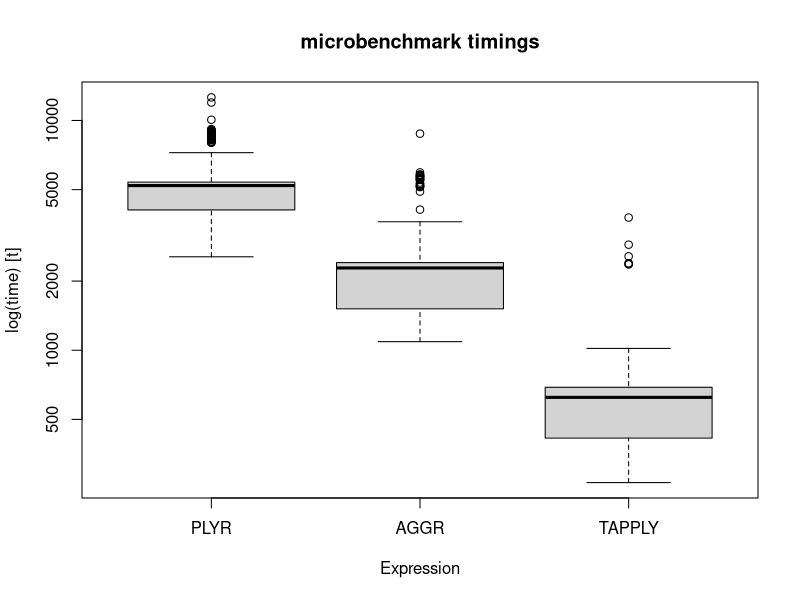
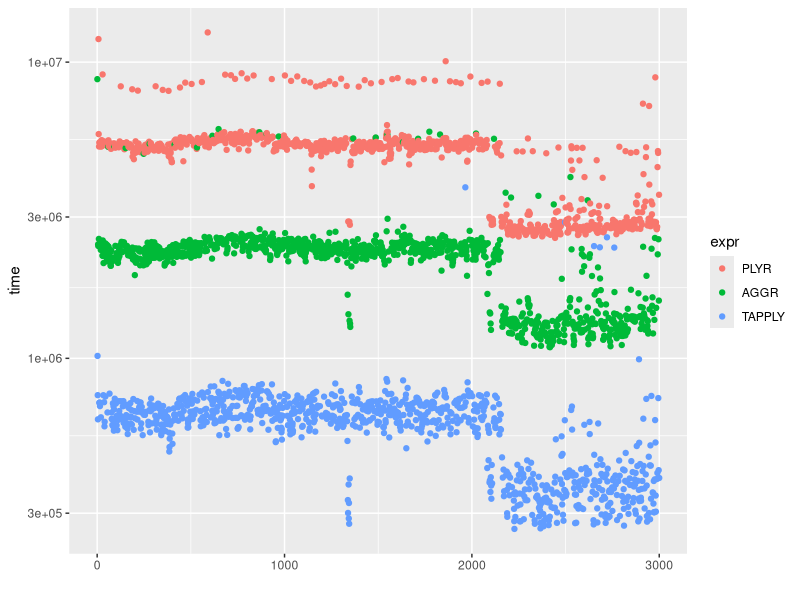

R code for these plots, in order:
# =============================================================================
#
# This script is a sample to illustrate microbenchmarking in R.
# Reference : http://trinkerrstuff.wordpress.com/2012/04/28/microbenchmarking-with/
#
# =============================================================================


library(microbenchmark); library(plyr) 
op <- microbenchmark(
    PLYR=ddply(mtcars, .(cyl, gear), summarise, 
               output = mean(hp)),
    AGGR=aggregate(hp ~ cyl + gear, mtcars, mean),
    TAPPLY = tapply(mtcars$hp, interaction(mtcars$cyl, mtcars$gear), mean),
    times=1000L)

#standard data frame of the output
print(op) 

#boxplot of output
boxplot(op) 

#nice log plot of the output
library(ggplot2) 
qplot(y=time, data=op, colour=expr) + scale_y_log10()

